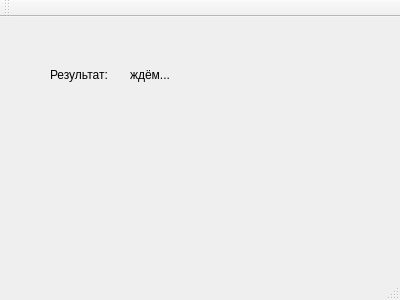
<?xml version="1.0" encoding="UTF-8"?>
<ui version="4.0">
 <class>MainWindow</class>
 <widget class="QMainWindow" name="MainWindow">
  <property name="geometry">
   <rect>
    <x>0</x>
    <y>0</y>
    <width>400</width>
    <height>300</height>
   </rect>
  </property>
  <property name="windowTitle">
   <string>MainWindow</string>
  </property>
  <widget class="QWidget" name="centralWidget">
   <widget class="QLabel" name="image">
    <property name="geometry">
     <rect>
      <x>60</x>
      <y>10</y>
      <width>291</width>
      <height>231</height>
     </rect>
    </property>
   </widget>
   <widget class="QLabel" name="label">
    <property name="geometry">
     <rect>
      <x>50</x>
      <y>50</y>
      <width>71</width>
      <height>16</height>
     </rect>
    </property>
    <property name="text">
     <string>Результат:</string>
    </property>
   </widget>
   <widget class="QLabel" name="txtState">
    <property name="geometry">
     <rect>
      <x>130</x>
      <y>50</y>
      <width>171</width>
      <height>16</height>
     </rect>
    </property>
    <property name="text">
     <string>ждём...</string>
    </property>
   </widget>
  </widget>
  <widget class="QMenuBar" name="menuBar">
   <property name="geometry">
    <rect>
     <x>0</x>
     <y>0</y>
     <width>400</width>
     <height>19</height>
    </rect>
   </property>
  </widget>
  <widget class="QToolBar" name="mainToolBar">
   <attribute name="toolBarArea">
    <enum>TopToolBarArea</enum>
   </attribute>
   <attribute name="toolBarBreak">
    <bool>false</bool>
   </attribute>
  </widget>
  <widget class="QStatusBar" name="statusBar"/>
 </widget>
 <layoutdefault spacing="6" margin="11"/>
 <resources/>
 <connections/>
</ui>
